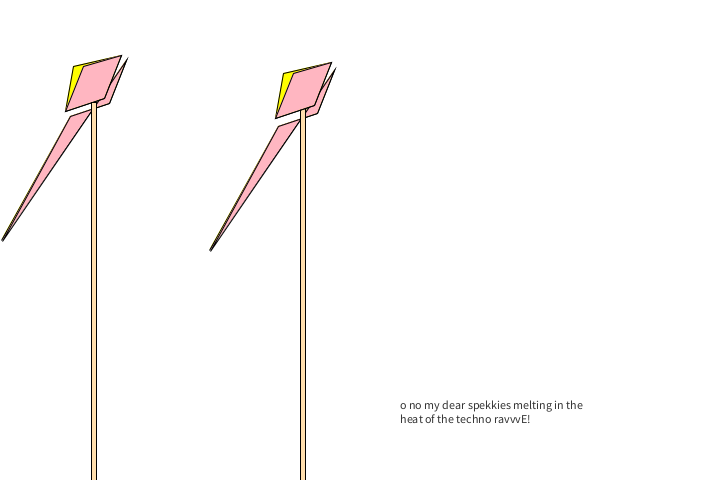
Frame 1 (no input)
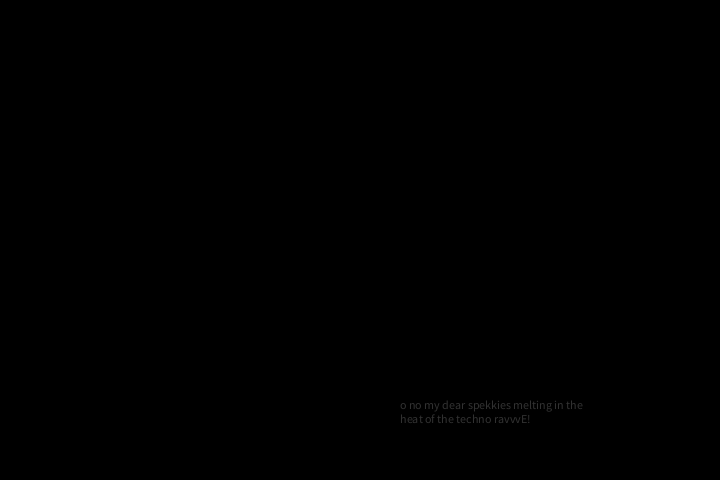
Frame 60 (the mouse pressed at the canvas centre just before this capture)
Frame 120 (the mouse held since frame 60 and released just before this capture): identical to frame 60, image omitted

The Processing sketch that drew these frames (run headless with seeded random() and noise(); from frame 60 on, the mouse is pressed at the canvas centre):

// Processing sketch: pattern_9
// ── pattern_9.pde
//Spekkerts Melting
//o no my dear spekkies melting in the heat of the techno ravvvE!
// delta * -1 
Spekkie mySpekkie;
void setup() {
  size(720, 480);
  background(255);
  mySpekkie = new Spekkie();
}

int delta = 1;
int strobeSpeed = 10;

void draw() {



  background(255);
  mySpekkie.display();
  mySpekkie.drive();


  background(255);
  mySpekkie.display();
  mySpekkie.drive();

  if (frameCount%strobeSpeed==0)background(0);



  String s = "o no my dear spekkies melting in the heat of the techno ravvvE!";
  fill(50);
  text(s, 400, 400, 200, 200);  // text die in tekstvak zit, definieren van tekstvak
}
class Spekkie {
  int xPos;
  int yPos;

  Spekkie() {
    xPos=0;
    yPos=height/2;
  }




  //spekkie I
  void display() {
    fill(255, 255, 0);
    quad(xPos, yPos, 126, 60, 109, 103, 70, 116);
    fill(255, 182, 193);
    quad (xPos+1, yPos+1, 126, 60, 109, 103, 70, 116);

    //spekkie II
    pushMatrix();
    translate(208, 10);
    fill(255, 255, 0);
    quad(xPos, yPos, 126, 60, 109, 103, 70, 116);
    fill(255, 182, 193);
    quad(xPos+1, yPos+1, 126, 60, 109, 103, 70, 116);
    popMatrix();



    //spekkie III
    pushMatrix();
    translate(-5, -5);
    fill(255, 255, 0);
    quad(78, 71, 126, 60, 109, 103, 70, 116);
    fill(255, 182, 193);
    quad(88, 71, 126, 60, 109, 103, 70, 116);
    popMatrix();


    //sateprikker I

    fill (255, 222, 173);
    rect(300, 72, 5, 900);

    //sateprikker II
    fill (255, 222, 173);
    rect(91, 102, 5, 900);

    //spekkie 4
    pushMatrix();
    translate(205, 2);
    fill(255, 255, 0);
    quad(78, 71, 126, 60, 109, 103, 70, 116);
    fill(255, 182, 193);
    quad(88, 71, 126, 60, 109, 103, 70, 116);
    popMatrix();
  }
  void drive() {
 
    xPos = xPos + delta; //spekkert naar rechts laten bewegen. delta gebruik ik hier als variabele om de xPos aan te passen
    if (xPos>=width) { 
      delta = -1;
    }

    if (xPos < 0)
    {
      delta =1;
    }
    if (xPos<=-10) { 
      delta = +1;
    }
  }
}
